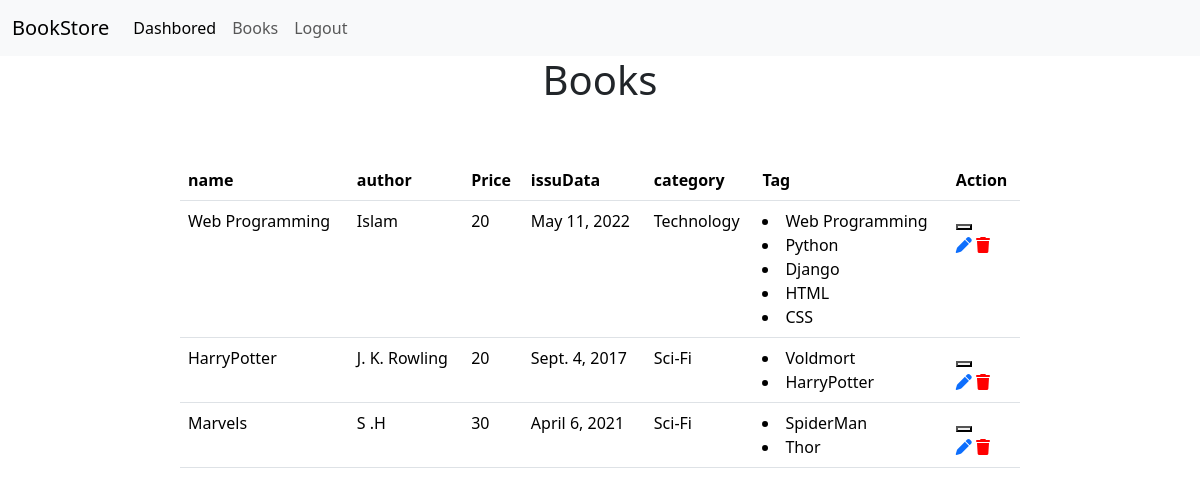
/books/, run on an earlier commit of the app's database.
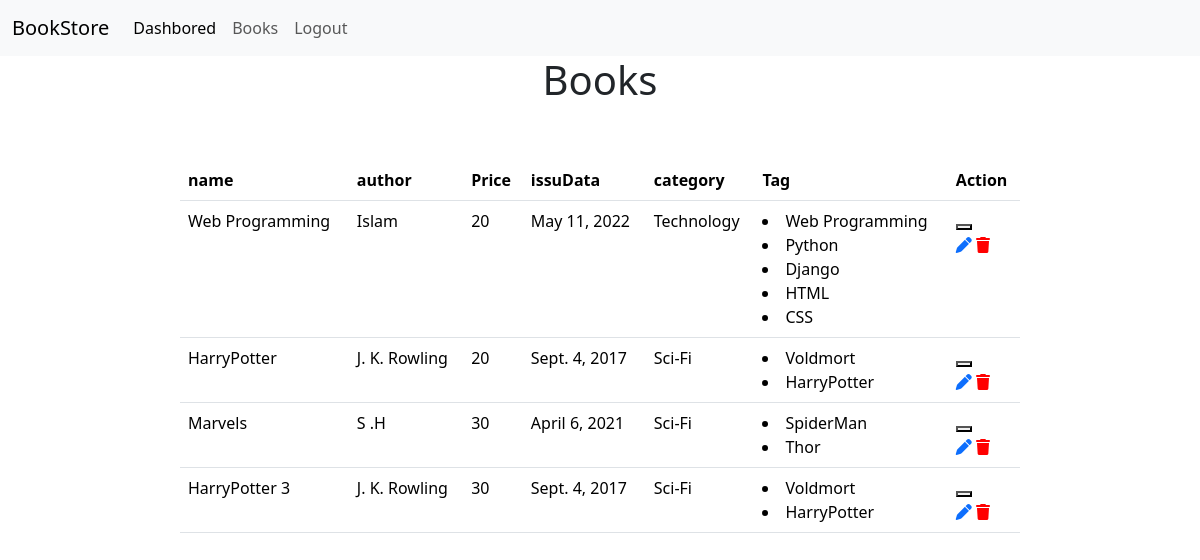
And on a later commit of the database.
### Store/models.py (models this page shows, shortened)
class Book(models.Model):
    name = models.CharField(max_length=100,null=True, blank=True)
    author = models.CharField(max_length=100 ,null=True, blank=True)
    price = models.CharField(max_length=100 ,null=True)
    issuDate = models.DateField(null=True, blank=True)
    CATOGRTY = [
        ('Fiction', 'Fiction'),
        ('Non-Fiction', 'Non-Fiction'),
        ('Biography', 'Biography'),
        ('Thriller', 'Thriller'),
        ('Romance', 'Romance'),
        ('Horror', 'Horror'),
        ('Mystery', 'Mystery'),
        ('Sci-Fi', 'Sci-Fi'),
        ('Self-Help', 'Self-Help'),
        ('Health', 'Health'),
        ('Cooking', 'Cooking'),
        ('History', 'History'),
        ('Travel', 'Travel'),
        ('Education', 'Education'),
        ('Business', 'Business'),
        ('Politics', 'Politics'),
        ('Religion', 'Religion'),
        ('Spirituality', 'Spirituality'),
        ('Science', 'Science'),
        ('Technology', 'Technology'),
    ]
    category = models.CharField(max_length=100, choices=CATOGRTY)
    tag = models.ManyToManyField(Tag, blank=True, null= True)

class Tag (models.Model):
    name = models.CharField(max_length=100)

### Store/views.py (the view)
# urls.py: path('books/',book,name ='books'),
def book(request):
    form = BookForm()
    if request.method == 'POST':
        form = BookForm(request.POST)
        if form.is_valid():
            form.save()
            return redirect('/books')
    books= Book.objects.all()
    context = {'books':books}
    return render(request,'book.html',context)

### Store/templates/book.html (shortened to what this page needs)
{% extends "main.html" %}
{% block content %}
<div class='content'>
<h1>Books</h1>
{% if books %}
    <table class="table table-hover">
        <thead>
          <tr>
            <th scope="col">name</th>
            <th scope="col">author</th>
            <th scope="col">Price</th>
            <th scope="col">issuData</th>
            <th scope="col">category</th>
            <th scope="col">
                Tag
            </th>
            <th scope="col">
                Action
            </th>
          </tr>
        </thead>
        <tbody>
        {% for book in books %}
          <tr>
            <td>{{book.name}}</td>
            <td>{{book.author}}</td>
            <td>{{book.price}}</td>
            <td>{{book.issuDate}}</td>
            <td>{{book.category}}</td>
            <td>
            {% for t in book.tag.all %}
            <li>{{t.name}}</li>
            {% endfor %}
            </td>
            <td>
              <div calss="Action" >
                <form action="{% url "deletebook" book.id %}" method="POST">
                  <button type="submit" onclick="return confirm('Are you Sure u wanna delete a this book ??')"> </button>
                </form>
                <a href = '#'><i class="fa-solid fa-pen"></i></a>
                <a href='#'><i class="fa-solid fa-trash"></i></a>
              </div>
            </td>
          </tr>
          {% endfor %}
        </tbody>
      </table>
      {% else %}
      <p> there is no orders  </p>
      {% endif %}
    </div>
{% endblock  %}

What changed in the data, as far as the page shows it:
added Book: name "HarryPotter 3", author "J. K. Rowling", price "30", issuDate "Sept. 4, 2017", category "Sci-Fi", Tag (name "Voldmort"), Tag (name "HarryPotter")
